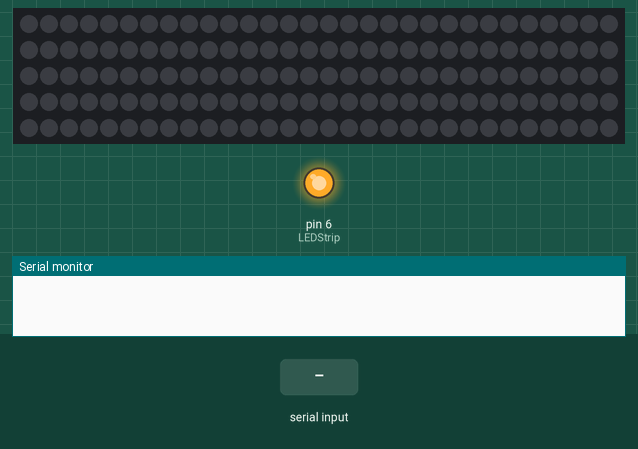
Simulated run of this sketch. Board: Arduino Uno, built with avr-gcc and run on an emulated ATmega328P. On the bench: 150 RGB LEDs in strip order, left to right, continuing on the next row, output pins drawn as LEDs (lit = HIGH), the last lines printed to the serial monitor. Inputs (shaded band) come from the test bench.

Above: at 2.6 s.
2.7 s: "90,45,200\n" received over Serial
At 3.9 s:
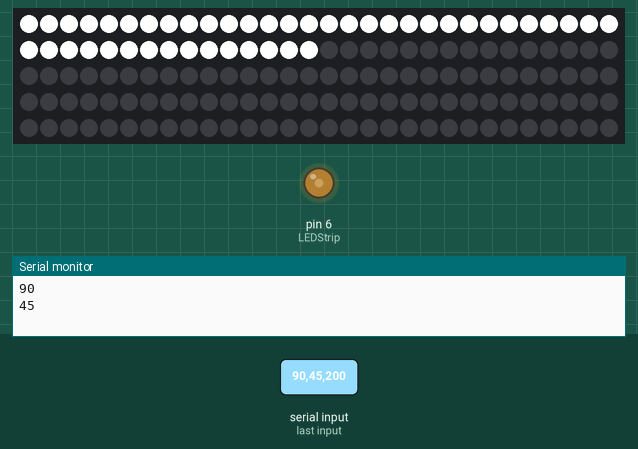
4.5 s: "30,150,10\n" received over Serial
At 6.0 s:
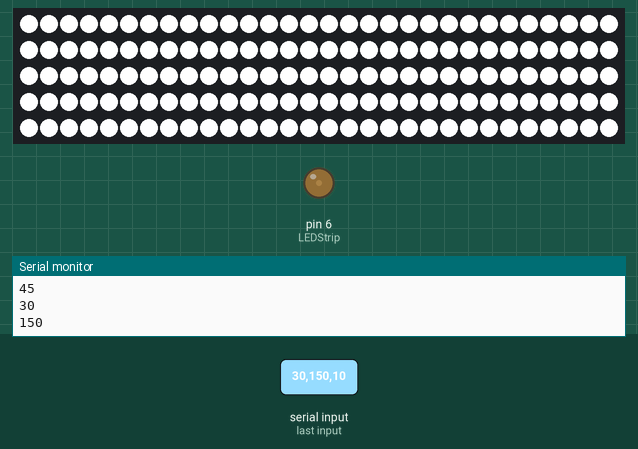
6.9 s: "0\n" received over Serial
At 7.6 s:
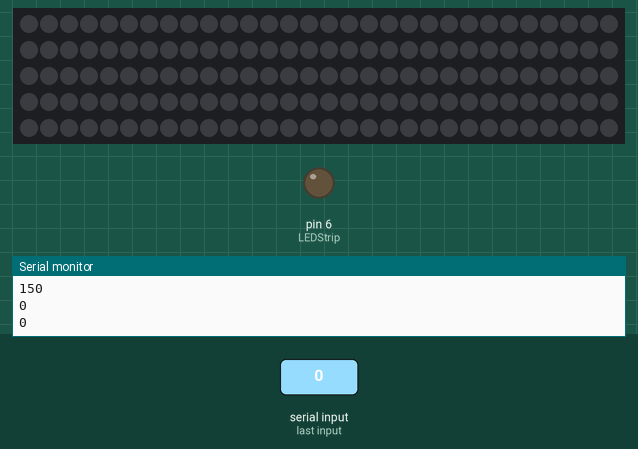
8.4 s: "200\n" received over Serial
At 8.8 s:
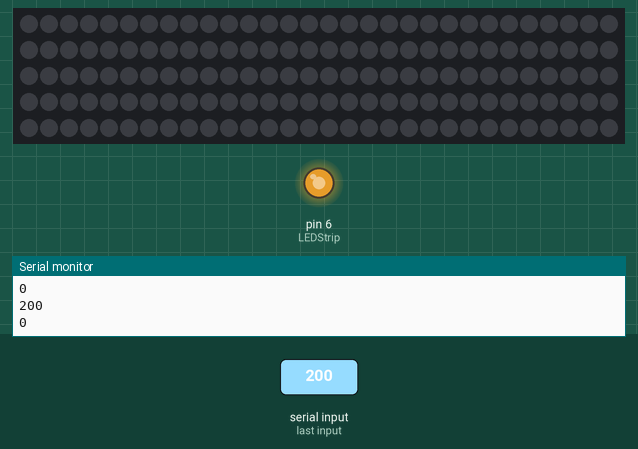
9.9 s: "90\n" received over Serial
At 11.1 s:
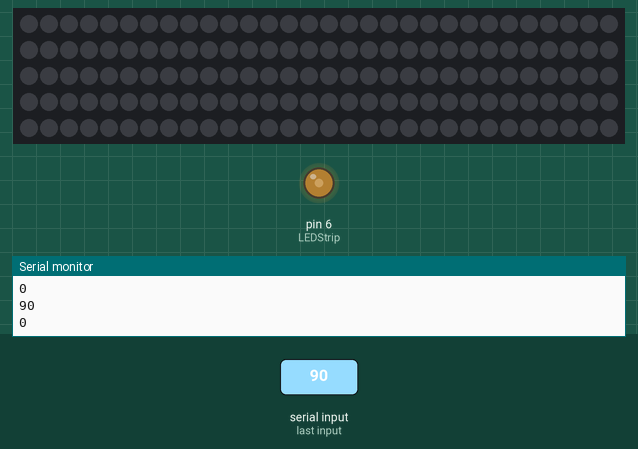
11.4 s: "90,45\n" received over Serial
At 12.8 s:
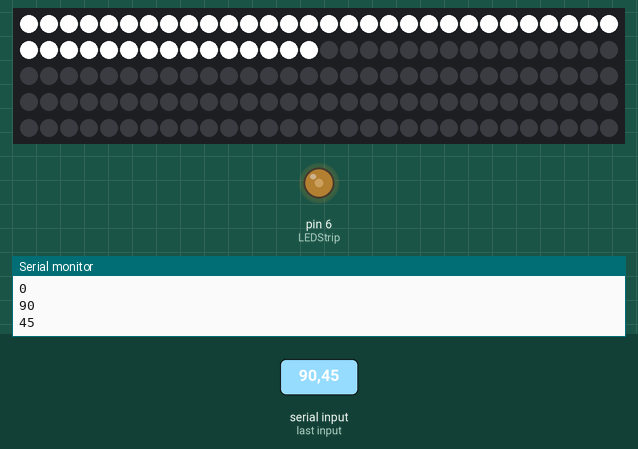
Timing chart, 0 to 14.2 s (numbered marks = the images above; inputs shaded):
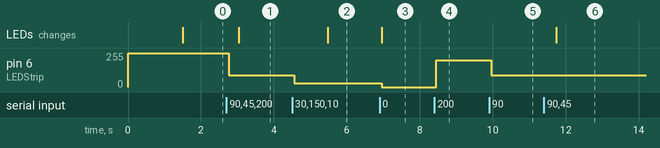

The sketch:

ArduinoRoomStrip.ino
```cpp
#include <Adafruit_NeoPixel.h>

const int LEDStrip = 6;
const int NeopixelLEDStrip = 7;
const int numPixels = 150;

int selectedColor[3] = {255, 255, 255};
int brightness = 255;

int value1 = 0;
int value2 = 0;
int colorSelection = 0;

Adafruit_NeoPixel strip = Adafruit_NeoPixel(numPixels, NeopixelLEDStrip, NEO_GRB + NEO_KHZ800);

void setup() {
  pinMode(LEDStrip, OUTPUT);
  updateStrip(255);
  updateNeopixelStrip(255, false);
  strip.setBrightness(brightness);
  strip.begin();
  strip.clear();
  strip.show();
  Serial.begin(9600);
  Serial.setTimeout(50);
}

void loop() {
  while (!Serial.available()) {}
  String userInput = Serial.readString();

  // Data interpretation
  if (userInput.substring(0, 5) == "Color") {
    colorSelection = userInput.substring(5, 6).toInt();

    // Color selection
    if (colorSelection == 0) {
      selectedColor[0] = userInput.substring(6, 9).toInt();
      selectedColor[1] = userInput.substring(10, 13).toInt();
      selectedColor[2] = userInput.substring(14, 17).toInt();
      // If white
      if (selectedColor[0] + selectedColor[1] + selectedColor[2] == 0) {
        brightness = 128;
      }
      else {
        brightness = 255;
      }
    }

    updateNeopixelStrip(value2, true);
  }
  // Only update neopixel strip
  else if (userInput.substring(0, 3) == "   ") {
    value2 = userInput.substring(3, 6).toInt();
    updateNeopixelStrip(value2, false);
  }
  // Only update strip
  else if (userInput.substring(3, 6) == "   ") {
    value1 = userInput.substring(0, 3).toInt();
    updateStrip(value1);
  }
  // Update both
  else {
    value1 = userInput.substring(0, 3).toInt();
    value2 = userInput.substring(3, 6).toInt();

    updateStrip(value1);
    updateNeopixelStrip(value2, false);
  }

  Serial.println(value1);
  Serial.println(value2);
}

void updateStrip(int n) {
  analogWrite(LEDStrip, n);
}

void updateNeopixelStrip(int n, bool instant) {
  strip.clear();
  strip.setBrightness(brightness);
  if (colorSelection == 0) {
    if (instant) {
      for (int i = 0; i < n; i++) {
        strip.setPixelColor(i, strip.Color(selectedColor[0], selectedColor[1], selectedColor[2]));
      }
    }
    else {
      for (int i = 0; i < n; i++) {
        strip.setPixelColor(i, strip.Color(selectedColor[0], selectedColor[1], selectedColor[2]));
        strip.show();
      }
    }
  }
  else if (colorSelection == 1) {
    if (instant) {
      for (int i = 0; i < n; i++) {
        // Red
        if (i % 3 == 0) {
          strip.setPixelColor(i, strip.Color(255, 0, 0));
        }
        // Green
        else if (i % 3 == 1) {
          strip.setPixelColor(i, strip.Color(0, 255, 0));
        }
        // Blue
        else {
          strip.setPixelColor(i, strip.Color(0, 250, 255));
        }
      }
    }
    else {
      for (int i = 0; i < n; i++) {
        // Red
        if (i % 3 == 0) {
          strip.setPixelColor(i, strip.Color(255, 0, 0));
        }
        // Green
        else if (i % 3 == 1) {
          strip.setPixelColor(i, strip.Color(0, 255, 0));
        }
        // Blue
        else {
          strip.setPixelColor(i, strip.Color(0, 250, 255));
        }
        strip.show();
      }
    }
  }
  strip.show();
}
```

Measured:
- after the input at 2.7 s, pin 6 (LEDStrip): 255/255 → 90/255 after 0.06 s; the LEDs: change after 0.34 s (image 1)
- after the input at 4.5 s, pin 6 (LEDStrip): 90/255 → 30/255 after 0.06 s; the LEDs: change after 0.98 s (image 2)
- after the input at 6.9 s, pin 6 (LEDStrip): 30/255 → 0/255 after 0.05 s; the LEDs: change after 0.06 s (image 3)
- after the input at 8.4 s, pin 6 (LEDStrip): 0/255 → 200/255 after 0.05 s
- after the input at 9.9 s, pin 6 (LEDStrip): 200/255 → 90/255 after 0.05 s
- after the input at 11.4 s, the LEDs: change after 0.33 s (image 6)
